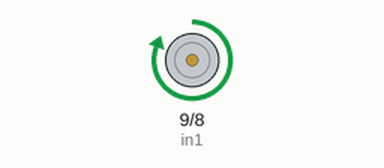
This sketch was run on a simulated Arduino Uno, built with avr-gcc and run on an emulated ATmega328P. On the bench: motor-driver pin pairs drawn as motors (green arrow = first pin HIGH = forward, orange = second pin HIGH = backward, longer = more drive).

Above: at 1.5 s.
At 6.5 s:
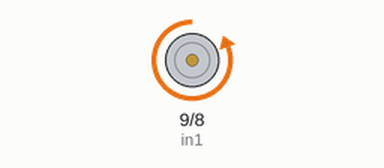
At 9.0 s:
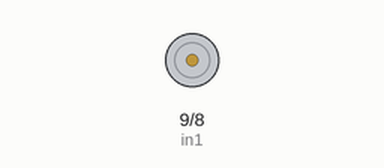
Timing chart, 0 to 13.0 s (numbered marks = the images above):
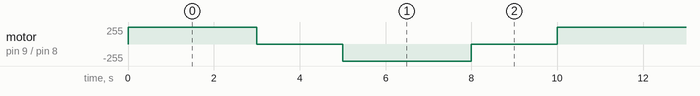

The sketch:

DirectionChange.ino
```cpp
//This code is to use with L298n Dual H-bridge motor driver
//It just turns on a DC motor for a certain time in a direction, turn it off, turn in the other direction and turn it off again
//refer to surtrtech.com for more information

int in1 = 9; //Declaring the pins where in1 in2 from the driver are wired
int in2 = 8; //here they are wired with D9 and D8 from Arduino
int ConA = 10;


void setup() {
  pinMode(in1, OUTPUT); //Declaring the pin modes, obviously they're outputs
  pinMode(in2, OUTPUT);

}

//Before starting the loop you should create functions type "void" to control the driver's pins
//Here I created three functions, one to turn the motor in a direction "#1", the other one to the other direction "#3"
//and the second one to stop the motor
//For changing directions you switch the HIGH with LOW and vice-versa

void TurnMotorA(){
  digitalWrite(in1, HIGH);
  digitalWrite(in2, LOW);
}

void TurnOFFA(){
  digitalWrite(in1, LOW);
  digitalWrite(in2, LOW);
}
void TurnMotorA2(){
  digitalWrite(in1,LOW);
  digitalWrite(in2,HIGH);
}

void loop() {
  TurnMotorA(); // We turn to direction 1 for 3s then stop for 2s
  delay(3000);
  TurnOFFA();
  delay(2000);
  TurnMotorA2(); // We turn to direction 2 for 3s then stop for 2s
  delay(3000);
  TurnOFFA();
  delay(2000);
}
```

Measured:
- by itself, motor on pin 9 (in1) / pin 8 (in2): repeats every 10.0 s: stopped 2.0 s, backward 255/255 3.0 s, stopped 2.0 s, forward 255/255 3.0 s
